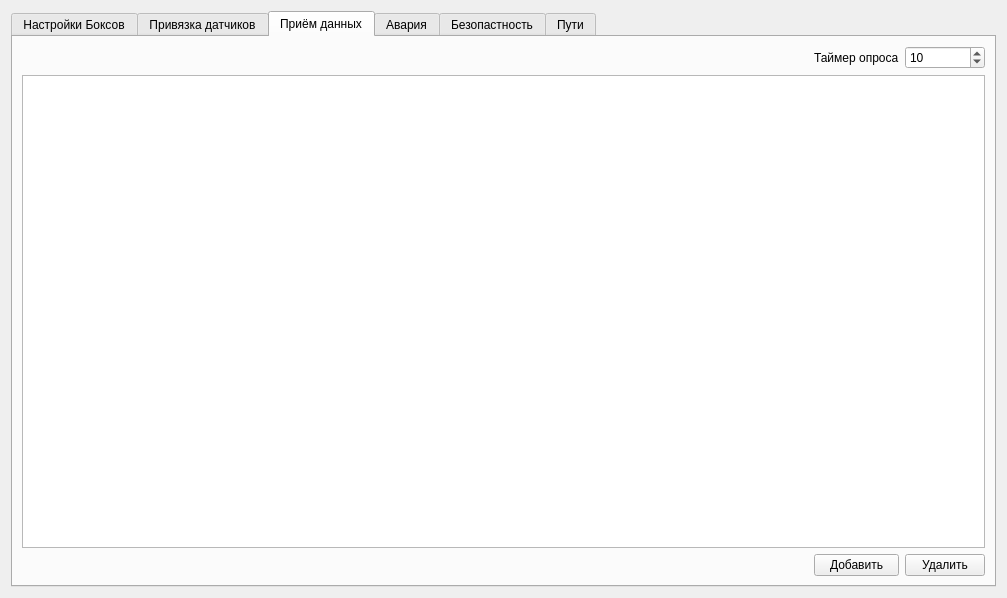
<?xml version="1.0" encoding="UTF-8"?>
<ui version="4.0">
 <class>Settings</class>
 <widget class="QWidget" name="Settings">
  <property name="geometry">
   <rect>
    <x>0</x>
    <y>0</y>
    <width>1007</width>
    <height>598</height>
   </rect>
  </property>
  <property name="windowTitle">
   <string>Настройки</string>
  </property>
  <layout class="QGridLayout" name="gridLayout_5">
   <item row="0" column="1">
    <widget class="QTabWidget" name="tabWidget">
     <property name="tabPosition">
      <enum>QTabWidget::North</enum>
     </property>
     <property name="tabShape">
      <enum>QTabWidget::Rounded</enum>
     </property>
     <property name="currentIndex">
      <number>2</number>
     </property>
     <property name="elideMode">
      <enum>Qt::ElideNone</enum>
     </property>
     <property name="usesScrollButtons">
      <bool>true</bool>
     </property>
     <property name="documentMode">
      <bool>false</bool>
     </property>
     <property name="tabsClosable">
      <bool>false</bool>
     </property>
     <property name="movable">
      <bool>false</bool>
     </property>
     <property name="tabBarAutoHide">
      <bool>false</bool>
     </property>
     <widget class="QWidget" name="tab_6">
      <attribute name="title">
       <string>Настройки Боксов</string>
      </attribute>
      <layout class="QGridLayout" name="gridLayout_12">
       <item row="0" column="0">
        <widget class="QTableWidget" name="tableWidget_boxes"/>
       </item>
      </layout>
     </widget>
     <widget class="QWidget" name="tab">
      <attribute name="title">
       <string>Привязка датчиков</string>
      </attribute>
      <layout class="QGridLayout" name="gridLayout_3">
       <item row="0" column="0">
        <widget class="QSplitter" name="splitter">
         <property name="orientation">
          <enum>Qt::Horizontal</enum>
         </property>
         <widget class="QTableWidget" name="tableWidget_boxes_sensors"/>
         <widget class="QTableWidget" name="tableWidget_sensors"/>
        </widget>
       </item>
      </layout>
     </widget>
     <widget class="QWidget" name="tab_2">
      <attribute name="title">
       <string>Приём данных</string>
      </attribute>
      <layout class="QGridLayout" name="gridLayout">
       <item row="1" column="0" colspan="3">
        <widget class="QTableWidget" name="tableWidget_device"/>
       </item>
       <item row="2" column="2">
        <widget class="QPushButton" name="pushButton_remove">
         <property name="text">
          <string>Удалить</string>
         </property>
        </widget>
       </item>
       <item row="2" column="0">
        <spacer name="horizontalSpacer">
         <property name="orientation">
          <enum>Qt::Horizontal</enum>
         </property>
         <property name="sizeHint" stdset="0">
          <size>
           <width>881</width>
           <height>20</height>
          </size>
         </property>
        </spacer>
       </item>
       <item row="2" column="1">
        <widget class="QPushButton" name="pushButton_addDevice">
         <property name="text">
          <string>Добавить</string>
         </property>
        </widget>
       </item>
       <item row="0" column="2">
        <widget class="QSpinBox" name="spinBox_poll">
         <property name="minimum">
          <number>1</number>
         </property>
         <property name="maximum">
          <number>600</number>
         </property>
         <property name="value">
          <number>10</number>
         </property>
        </widget>
       </item>
       <item row="0" column="1">
        <widget class="QLabel" name="label">
         <property name="text">
          <string>Таймер опроса</string>
         </property>
        </widget>
       </item>
       <item row="0" column="0">
        <spacer name="horizontalSpacer_2">
         <property name="orientation">
          <enum>Qt::Horizontal</enum>
         </property>
         <property name="sizeHint" stdset="0">
          <size>
           <width>40</width>
           <height>20</height>
          </size>
         </property>
        </spacer>
       </item>
      </layout>
     </widget>
     <widget class="QWidget" name="tab_3">
      <attribute name="title">
       <string>Авария</string>
      </attribute>
      <widget class="QWidget" name="layoutWidget">
       <property name="geometry">
        <rect>
         <x>10</x>
         <y>10</y>
         <width>238</width>
         <height>139</height>
        </rect>
       </property>
       <layout class="QVBoxLayout" name="verticalLayout_2">
        <item>
         <layout class="QHBoxLayout" name="horizontalLayout">
          <item>
           <widget class="QLabel" name="label_2">
            <property name="text">
             <string>Таймаут данных</string>
            </property>
           </widget>
          </item>
          <item>
           <widget class="QSpinBox" name="time">
            <property name="minimum">
             <number>1</number>
            </property>
            <property name="maximum">
             <number>120</number>
            </property>
            <property name="value">
             <number>12</number>
            </property>
           </widget>
          </item>
         </layout>
        </item>
        <item>
         <widget class="QCheckBox" name="checkBox_errorTempMax">
          <property name="text">
           <string>Превышение температуры</string>
          </property>
          <property name="checked">
           <bool>true</bool>
          </property>
         </widget>
        </item>
        <item>
         <widget class="QCheckBox" name="checkBox_errorTempMin">
          <property name="text">
           <string>Занижение температуры</string>
          </property>
          <property name="checked">
           <bool>true</bool>
          </property>
         </widget>
        </item>
        <item>
         <widget class="QCheckBox" name="checkBox_errorHumiMax">
          <property name="text">
           <string>Привышени влажности</string>
          </property>
         </widget>
        </item>
        <item>
         <widget class="QCheckBox" name="checkBox_errorHumiMin">
          <property name="text">
           <string>Занижение влажности</string>
          </property>
         </widget>
        </item>
        <item>
         <widget class="QCheckBox" name="checkBox_errorData">
          <property name="text">
           <string>Отсутствствие данных</string>
          </property>
          <property name="checked">
           <bool>true</bool>
          </property>
         </widget>
        </item>
       </layout>
      </widget>
     </widget>
     <widget class="QWidget" name="tab_4">
      <attribute name="title">
       <string>Безопастность</string>
      </attribute>
      <widget class="QWidget" name="layoutWidget">
       <property name="geometry">
        <rect>
         <x>10</x>
         <y>20</y>
         <width>155</width>
         <height>25</height>
        </rect>
       </property>
       <layout class="QHBoxLayout" name="horizontalLayout_2">
        <item>
         <widget class="QLineEdit" name="lineEditPassword">
          <property name="echoMode">
           <enum>QLineEdit::Normal</enum>
          </property>
          <property name="placeholderText">
           <string>Новый пароль..</string>
          </property>
         </widget>
        </item>
        <item>
         <widget class="QPushButton" name="pushButtonPassword">
          <property name="minimumSize">
           <size>
            <width>31</width>
            <height>23</height>
           </size>
          </property>
          <property name="maximumSize">
           <size>
            <width>31</width>
            <height>23</height>
           </size>
          </property>
          <property name="text">
           <string>Ок</string>
          </property>
         </widget>
        </item>
       </layout>
      </widget>
     </widget>
     <widget class="QWidget" name="tab_5">
      <attribute name="title">
       <string>Пути</string>
      </attribute>
      <layout class="QGridLayout" name="gridLayout_6">
       <item row="0" column="0">
        <layout class="QHBoxLayout" name="horizontalLayout_3">
         <item>
          <widget class="QLabel" name="label_5">
           <property name="text">
            <string>Папка отчётов</string>
           </property>
          </widget>
         </item>
         <item>
          <widget class="QLineEdit" name="lineEdit_pathReport">
           <property name="readOnly">
            <bool>true</bool>
           </property>
          </widget>
         </item>
         <item>
          <widget class="QPushButton" name="pushButton_pathReport">
           <property name="text">
            <string>Обзор..</string>
           </property>
          </widget>
         </item>
        </layout>
       </item>
       <item row="1" column="0">
        <spacer name="verticalSpacer">
         <property name="orientation">
          <enum>Qt::Vertical</enum>
         </property>
         <property name="sizeHint" stdset="0">
          <size>
           <width>20</width>
           <height>630</height>
          </size>
         </property>
        </spacer>
       </item>
      </layout>
     </widget>
    </widget>
   </item>
  </layout>
 </widget>
 <resources/>
 <connections/>
</ui>
